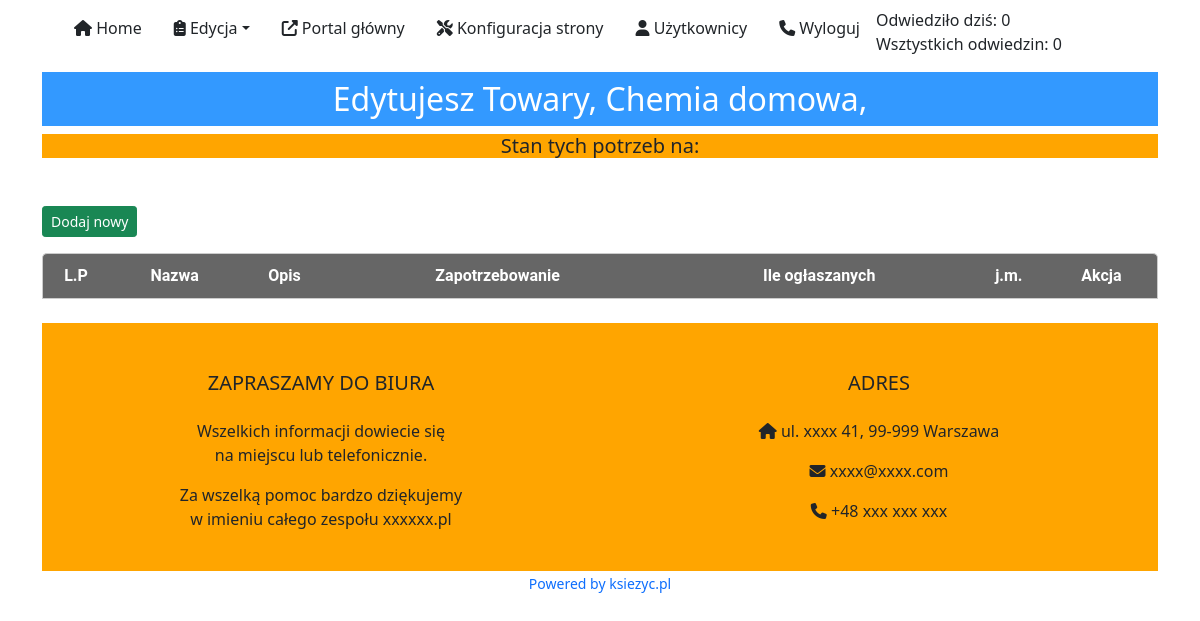
The app's page /panel/lista.php?id_kategorie__glowne=1&id_wiersz_kategorie__podkategorie_poziom_0=7 (signed in) with its own data.
### tables this page shows
CREATE TABLE `counter` (
  `data` date NOT NULL DEFAULT '0000-00-00',
  `licznik` int(11) NOT NULL DEFAULT 1
);

CREATE TABLE `kategorie__glowne` (
  `id` int(11) NOT NULL,
  `nazwa` varchar(30) NOT NULL,
  `opis` varchar(150) NOT NULL
);

CREATE TABLE `kategorie__podkategorie` (
  `id` int(11) NOT NULL,
  `kategorie__glowne_id` int(11) NOT NULL,
  `nazwa` varchar(100) NOT NULL,
  `opis` varchar(150) NOT NULL,
  `kategorie__podkategorie_3poziom` int(11) NOT NULL DEFAULT 0
);

### panel/lista.php (the view, shortened to what this page needs)
<?php include_once("head.php"); ?>
<?php include_once("nav.php"); ?>
<?php
    $sql_kategorie__glowne = "SELECT * FROM kategorie__glowne WHERE id = ".$_GET['id_kategorie__glowne']."";
    $result_kategorie__glowne = mysqli_query($link, $sql_kategorie__glowne);
    $wiersz_kategorie__glowne = mysqli_fetch_array($result_kategorie__glowne);
            $nazwa_kategorie__glowne = $wiersz_kategorie__glowne['nazwa'];
    $sql_kategorie__podkategorie_poziom_0 = "SELECT * FROM kategorie__podkategorie WHERE id = ".$_GET['id_wiersz_kategorie__podkategorie_poziom_0'];
    $result_kategorie__podkategorie_poziom_0 = mysqli_query($link, $sql_kategorie__podkategorie_poziom_0);
    $wiersz_kategorie__podkategorie_poziom_0 = mysqli_fetch_array($result_kategorie__podkategorie_poziom_0);
            $id_kategorie__podkategorie = $wiersz_kategorie__podkategorie_poziom_0['id'];
            $nazwa_kategorie__podkategorie_poziom_0 = $wiersz_kategorie__podkategorie_poziom_0['nazwa'];
    $sql_towary_data_aktualizacji = "SELECT MAX(data) FROM towary WHERE kategorie__podkategorie_id = ".$id_kategorie__podkategorie;
    $result_towary_data_aktualizacji = mysqli_query($link, $sql_towary_data_aktualizacji);
    $wiersz_towary_data_aktualizacji = mysqli_fetch_array($result_towary_data_aktualizacji);
    $data_aktualizacji = $wiersz_towary_data_aktualizacji[0];
?>
<div class='container'>
	<div class='row mt-2'>
		<div class='col-sm-12'>
			<center>
			<h2 class='py-2' style='background-color: #3399ff; color: #FFFFFF'>Edytujesz <?php echo $nazwa_kategorie__glowne.", ".$nazwa_kategorie__podkategorie_poziom_0.", ".$nazwa_kategorie__podkategorie_poziom_1; ?></h2>
			</center>
		</div>
		<div class='col-sm-12'>
			<center>
			  <h5 style='background-color: #ffa500;'>Stan tych potrzeb na: <?php echo $data_aktualizacji; ?></h5>
		</div>
	</div>
	<div class='row mt-4'>
		<div class='col-12 mt-2'>
		</div>
	</div>
	<?php
print "<button type=\"button\" class='btn btn-sm btn-success btn-dodaj_towar'>Dodaj nowy</button>";
print "<div class='row mt-3'>
	    <div class='col-sm-12'>
		    <div class='table_css_responsive' id='results'>
			    <div class='theader'>
				    <div class='table_css_responsive_header'>L.P</div>
				    <div class='table_css_responsive_header'>Nazwa</div>
				    <div class='table_css_responsive_header'>Opis</div>
				    <div class='table_css_responsive_header'>Zapotrzebowanie</div>
				    <div class='table_css_responsive_header'>Ile ogłaszanych</div>
				    <div class='table_css_responsive_header'>j.m.</div>
				    <div class='table_css_responsive_header'>Akcja</div>
			    </div>";
	    print "</div></div>";
	?>
</div>
<?php include_once("footer.php"); ?>
</body>
</html>

### panel/nav.php (shortened to what this page needs)
<?php
include_once("../connect.php");
    function licznik_dzis($link)
    {
        $sql = mysqli_query($link, "SELECT licznik FROM counter ORDER BY data DESC LIMIT 0,1");
        $licznik = mysqli_fetch_row($sql);
	return $licznik[0];
    }
    function licznik_all($link)
    {
        $sql = mysqli_query($link, "SELECT sum(`licznik`) FROM `counter`");
        $data = mysqli_fetch_row($sql);
        return $data[0];
    }
?>
	<nav class='navbar navbar-expand-md bg-white'>
		<div class='container'>
			<div class='collapse navbar-collapse' id='collapsibleNavbar'>
				<ul class='navbar-nav'>
					<li class='nav-item'>
						<a class='nav-link text-dark px-3' href='index.php'><i class='fas fa-home'></i> Home</a>
					</li>
					<li class='nav-item dropdown'>
						<a class='nav-link dropdown-toggle text-dark px-3' href='#' role='button' data-bs-toggle='dropdown'><i class="fas fa-clipboard-list"></i> Edycja</a>
					</li>
					<li class='nav-item'>
						<a class='nav-link text-dark px-3' href='../index.php' target='_new'><i class="fas fa-external-link-alt"></i></i> Portal główny</a>
					</li>
					<li class='nav-item'>
						<a class='nav-link text-dark px-3' href='settings.php' target='new'><i class="fas fa-tools"></i></i> Konfiguracja strony</a>
					</li>
					<li class='nav-item'>
						<a class='nav-link text-dark px-3' href='users.php' target='new'><i class="fas fa-user"></i></i> Użytkownicy</a>
					</li>
					<li class='nav-item'>
						<a class='nav-link text-dark px-3' href='log_logout.php'><i class="fas fa-phone"></i></i> Wyloguj</a>
					</li>
					<li class='nav-item'>
						<div>Odwiedziło dziś: <?php print licznik_dzis($link); ?></div><div> Wsztystkich odwiedzin: <?php print licznik_all($link); ?></div>
					</li>
				</ul>
			</div>
		</div>
	</nav>

### css/main.css (style rules this page uses)
body { background-color: ; }
.table_css_responsive { display: table; text-align: center; width:100%; border-collapse: separate; font-family: 'Roboto', sans-serif; font-weight: 400; }
.theader { display: table-row; }
.table_css_responsive_header { display: table-cell; border-bottom: #ccc 1px solid; border-top: #ccc 1px solid; background: #666666; color: #ffffff; padding-top: 10px; padding-bottom: 10px; font-weight: 700; }
.table_css_responsive_header:first-child { border-left: #ccc 1px solid; border-top-left-radius: 5px; }
.table_css_responsive_header:last-child { border-right: #ccc 1px solid; border-top-right-radius: 5px; }

### records on screen
counter: licznik "0"
kategorie__glowne: nazwa "Towary"
kategorie__podkategorie: nazwa "Chemia domowa"

### other values on screen
licznik_all($link) "0"
$settings['page_name'] "xxxxxx.pl"
$settings['address_footer'] "xxxx 41"
$settings['miasto_footer'] "99-999 Warszawa"
$settings['email_footer'] "xxxx@xxxx.com"
$settings['telefon_footer'] "+48 xxx xxx xxx"
